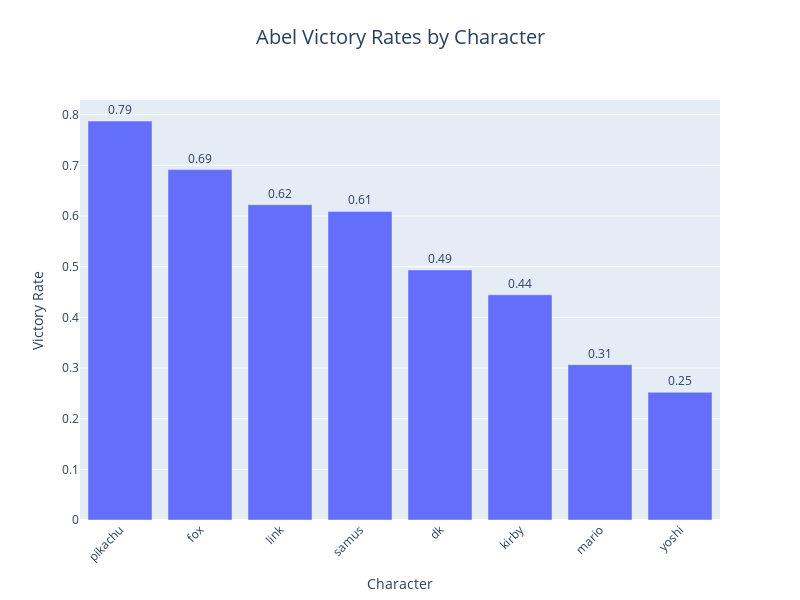

The notebook cell saved with this chart:
### Code cell
#Plot victory rates by character for the abel model vs all enemies (aggregated)
abel_df = all_df[all_df["Type"]=="Abel"]
abel_df = abel_df.groupby("Character").agg({"Victory Rate": "mean"}).reset_index()
abel_df.sort_values(by="Victory Rate", ascending=False, inplace=True)

#Plot victory rates by character for the abel model vs all enemies
fig = px.bar(abel_df, x="Character", y="Victory Rate",
             title="Abel Victory Rates by Character",
             labels={"File": "File", "Victory Rate": "Victory Rate"},
             text="Victory Rate")
fig.update_traces(texttemplate='%{text:.2f}', textposition='outside')
fig.update_layout(
    xaxis_title="Character",
    yaxis_title="Victory Rate",
    title_x=0.5,
    title_y=0.95,
    title_font=dict(size=20),
    xaxis_tickangle=-45,
    width=800,
    height=600
)
fig.show()

### Figure 1 — Plotly figure (JSON) as saved in the notebook; plotly's stock layout.template omitted (floating-point values rounded to 4 significant figures)
{"data": [{"hovertemplate": "Character=%{x}<br>Victory Rate=%{text}<extra></extra>", "legendgroup": "", "marker": {"color": "#636efa", "pattern": {"shape": ""}}, "name": "", "orientation": "v", "showlegend": false, "text": [0.7875, 0.6916, 0.6223, 0.6091, 0.4937, 0.4444, 0.3066, 0.2522], "textposition": "outside", "texttemplate": "%{text:.2f}", "type": "bar", "x": ["pikachu", "fox", "link", "samus", "dk", "kirby", "mario", "yoshi"], "xaxis": "x", "y": [0.7875, 0.6916, 0.6223, 0.6091, 0.4937, 0.4444, 0.3066, 0.2522], "yaxis": "y"}], "layout": {"barmode": "relative", "height": 600, "legend": {"tracegroupgap": 0}, "title": {"font": {"size": 20}, "text": "Abel Victory Rates by Character", "x": 0.5, "y": 0.95}, "width": 800, "xaxis": {"anchor": "y", "domain": [0, 1], "tickangle": -45, "title": {"text": "Character"}}, "yaxis": {"anchor": "x", "domain": [0, 1], "title": {"text": "Victory Rate"}}}}
